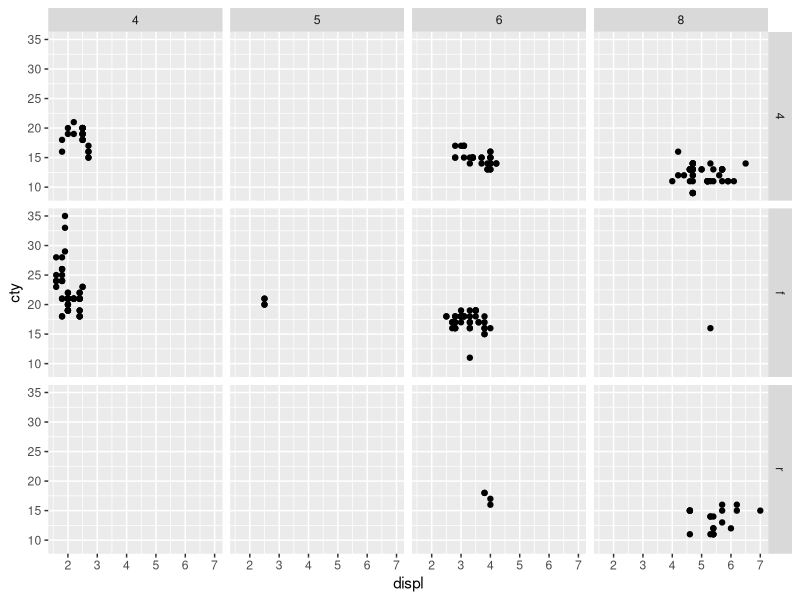

Write R code to recreate this figure.
library(ggplot2)

df <- mpg # mpg is a built-in dataset

print(head(df))

#DATA & AESTHETICS Layer
pl <- ggplot(df, aes(displ, cty))

#Geometry layer
#Adding the data & AESTHETICS layer with geom layer
pl2 <- pl + geom_point()

print(pl2 + facet_grid(drv ~ cyl))

#Note: drv col has f, r, 4, and that means
# f = front-wheel drive, r = rear wheel drive, 4 = 4wd